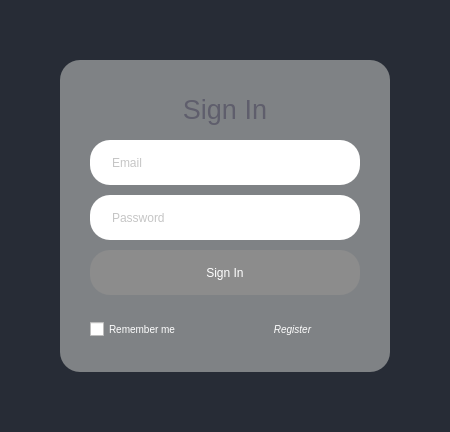
<?xml version="1.0" encoding="UTF-8"?>
<ui version="4.0">
 <class>Login</class>
 <widget class="QMainWindow" name="Login">
  <property name="geometry">
   <rect>
    <x>0</x>
    <y>0</y>
    <width>450</width>
    <height>432</height>
   </rect>
  </property>
  <property name="sizePolicy">
   <sizepolicy hsizetype="Preferred" vsizetype="Preferred">
    <horstretch>0</horstretch>
    <verstretch>0</verstretch>
   </sizepolicy>
  </property>
  <property name="minimumSize">
   <size>
    <width>450</width>
    <height>400</height>
   </size>
  </property>
  <property name="maximumSize">
   <size>
    <width>5000</width>
    <height>5000</height>
   </size>
  </property>
  <property name="windowTitle">
   <string>MainWindow</string>
  </property>
  <widget class="QWidget" name="centralwidget">
   <property name="styleSheet">
    <string notr="true">QWidget#centralwidget{
	background-color: rgb(39, 44, 54);
}

QFrame#frame{
	margin: 60px;
	border-radius: 20px;
	background-color: rgba(225, 228, 221, 120)
}

QLineEdit{
	min-height: 45px;
	border-radius: 20px;
	background-color: #FFFFFF;
	padding-left: 20px;
	color: rgb(140, 140, 140);
}

QLineEdit:hover{
	border: 2px solid rgb(139, 142, 139);
}

QPushButton#login_button{
	min-height: 45px;
	border-radius: 20px;
	background-color: rgb(140, 140, 140);
	color: #FFFFFF;
}

QPushButton#login_button:hover{
	border: 2px solid rgb(255, 255, 255);
}

QCheckBox{
	font-size: 10px;
	color: #FFFFFF;
}

QLabel{
	color: rgb(95, 94, 108);
}

QPushButton#forgot_button{
	border: 0px;
	font-style: italic;
	font-size: 10px;
	color: #FFFFFF;
}

QPushButton#close_button{
	background-color: rgb(186, 0, 0);
	border-radius: 6px;
}

QPushButton#minimize_button{
	background-color: rgb(226, 226, 0);
	border-radius: 6px;
}
</string>
   </property>
   <layout class="QGridLayout" name="gridLayout">
    <property name="leftMargin">
     <number>0</number>
    </property>
    <property name="topMargin">
     <number>0</number>
    </property>
    <property name="rightMargin">
     <number>0</number>
    </property>
    <property name="bottomMargin">
     <number>0</number>
    </property>
    <item row="0" column="0">
     <widget class="QFrame" name="frame">
      <property name="styleSheet">
       <string notr="true"/>
      </property>
      <property name="frameShape">
       <enum>QFrame::NoFrame</enum>
      </property>
      <property name="frameShadow">
       <enum>QFrame::Raised</enum>
      </property>
      <layout class="QVBoxLayout" name="verticalLayout">
       <property name="spacing">
        <number>10</number>
       </property>
       <property name="leftMargin">
        <number>30</number>
       </property>
       <property name="topMargin">
        <number>30</number>
       </property>
       <property name="rightMargin">
        <number>30</number>
       </property>
       <property name="bottomMargin">
        <number>30</number>
       </property>
       <item>
        <widget class="QLabel" name="label_2">
         <property name="maximumSize">
          <size>
           <width>16777215</width>
           <height>40</height>
          </size>
         </property>
         <property name="text">
          <string>&lt;html&gt;&lt;head/&gt;&lt;body&gt;&lt;p&gt;&lt;span style=&quot; font-size:20pt;&quot;&gt;Sign In&lt;/span&gt;&lt;/p&gt;&lt;/body&gt;&lt;/html&gt;</string>
         </property>
         <property name="alignment">
          <set>Qt::AlignCenter</set>
         </property>
        </widget>
       </item>
       <item>
        <widget class="QLineEdit" name="lineEdit">
         <property name="text">
          <string/>
         </property>
         <property name="placeholderText">
          <string>Email</string>
         </property>
        </widget>
       </item>
       <item>
        <widget class="QLineEdit" name="lineEdit_2">
         <property name="placeholderText">
          <string>Password</string>
         </property>
        </widget>
       </item>
       <item>
        <widget class="QPushButton" name="login_button">
         <property name="text">
          <string>Sign In</string>
         </property>
        </widget>
       </item>
       <item>
        <widget class="QFrame" name="bottom_frame">
         <property name="minimumSize">
          <size>
           <width>0</width>
           <height>35</height>
          </size>
         </property>
         <property name="maximumSize">
          <size>
           <width>16777215</width>
           <height>20</height>
          </size>
         </property>
         <property name="frameShape">
          <enum>QFrame::NoFrame</enum>
         </property>
         <property name="frameShadow">
          <enum>QFrame::Raised</enum>
         </property>
         <layout class="QHBoxLayout" name="horizontalLayout_2">
          <property name="spacing">
           <number>0</number>
          </property>
          <property name="leftMargin">
           <number>0</number>
          </property>
          <property name="topMargin">
           <number>0</number>
          </property>
          <property name="rightMargin">
           <number>0</number>
          </property>
          <property name="bottomMargin">
           <number>0</number>
          </property>
          <item>
           <widget class="QCheckBox" name="checkBox">
            <property name="maximumSize">
             <size>
              <width>16777215</width>
              <height>20</height>
             </size>
            </property>
            <property name="text">
             <string>Remember me</string>
            </property>
           </widget>
          </item>
          <item>
           <widget class="QPushButton" name="forgot_button">
            <property name="font">
             <font>
              <pointsize>-1</pointsize>
              <italic>true</italic>
             </font>
            </property>
            <property name="text">
             <string>Register</string>
            </property>
           </widget>
          </item>
         </layout>
        </widget>
       </item>
      </layout>
     </widget>
    </item>
   </layout>
  </widget>
 </widget>
 <resources/>
 <connections/>
</ui>
